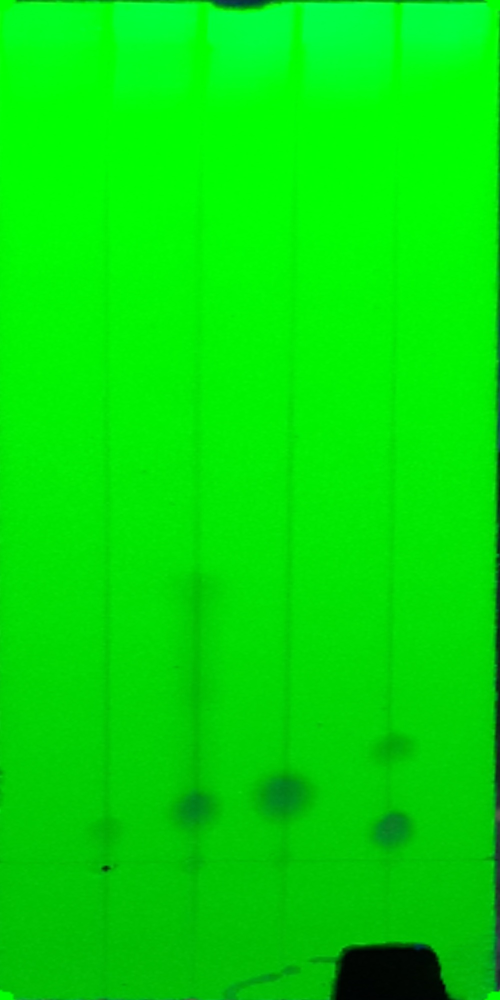
#> input picture test.jpg, 1000 x 2000 px (shown at 1/2 size)
$ python crop.py
#> lines starting #> are read from the running program, lines starting #| are printed output that depends on the picture
import cv2
import numpy as np
import os
from tkinter import Tk
from tkinter.filedialog import askdirectory


save_path = ""
save_path = "C:/Users/Asus/OneDrive - ASSOCIATION LE MAS/Analyses/Juin/22/"

SETTING_DELETE_RAW = False
SETTING_DEBUG = True
SETTING_SINGLE_FILE = False
SETTING_MULTI_FILE = True

def debug(param):
    """
    Afficher les informations de debuggage dans la console

    args:
        param (str): informations de debuggage
    """
    if SETTING_DEBUG == True:
        print(param)
        return


# DEBUG
debug(save_path)

# [43 lines left out: functions pythagore, proportions, mouse_callback, not called in this run]

# Ouvrir la boîte de dialogue pour sélectionner le dossier contenant les images
Tk().withdraw()  # Cacher la fenêtre principale Tkinter
folder_path = askdirectory(title="Sélectionner un dossier")
#> the answer given: ..

# Vérifier si le dossier existe
if not os.path.isdir(folder_path):
    print("Le dossier sélectionné n'existe pas.")
    exit()

# Liste pour stocker les chemins des images du dossier
image_paths = []

# Parcourir le dossier et récupérer les chemins des images
for filename in os.listdir(folder_path):
    file_path = os.path.join(folder_path, filename)
    if os.path.isfile(file_path) and any(file_path.lower().endswith(ext) for ext in ['.jpg', '.jpeg', '.png']):
        image_paths.append(file_path)

# Vérifier si des images ont été trouvées dans le dossier
if not image_paths:
    print("Aucune image n'a été trouvée dans le dossier sélectionné.")
    exit()

debug(len(image_paths)) # affche le nombre d'objects sélectionnés

# Parcourir les images et appliquer l'algorithme de sélection des points et de transformation
for image_path in image_paths:
    # Charger l'image
    image = cv2.imread(image_path)
#> image is the input picture: shape (2000, 1000, 3); mean B, G, R 4.9, 223.9, 1.5

    # Vérifier si l'image a été chargée correctement
    if image is None:
        print(f"Impossible de charger l'image : {image_path}")
        continue

    # Redimensionner l'image pour l'affichage (facultatif)
    scale_percent = 20  # Ajuster la valeur selon vos préférences
    width = int(image.shape[1] * scale_percent / 100)
#> width = 200
    height = int(image.shape[0] * scale_percent / 100)
#> height = 400
    image = cv2.resize(image, (width, height))
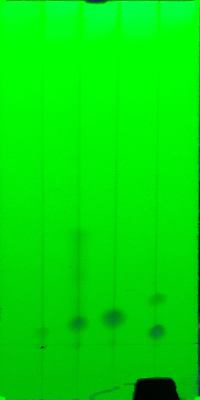
#> image: shape (400, 200, 3); mean B, G, R 4.9, 223.9, 1.5

    # Afficher l'image
    cv2.imshow("Image", image)

    # Attendre que l'utilisateur clique sur 4 points
    points = []
    cropping = False
    cv2.setMouseCallback("Image", mouse_callback)
    cv2.waitKey(0)

    # Vérifier si 4 points ont été cliqués
    if len(points) != 4:
        print(f"Veuillez sélectionner 4 points sur l'image : {image_path}")
        continue

    # Déclarer les dimensions du rectangle
    height = 2000
    width = int(height/ proportions(points))

    # Définir les coordonnées des 4 coins du rectangle de destination
    dst_points = [(0, 0), (width, 0), (width, height), (0, height)]

    # Calculer la transformation perspective
    matrix = cv2.getPerspectiveTransform(
        src=np.float32(points),
        dst=np.float32(dst_points)
    )

    # Appliquer la transformation perspective à l'image
    cropped_image = cv2.warpPerspective(image, matrix, (width, height))
    print(str(folder_path))
    print(str(filename))
    print(image_path)

    # Redimensionner et afficher l'image transformée
    width = int(cropped_image.shape[1] * scale_percent / 100)
    height = int(cropped_image.shape[0] * scale_percent / 100)
    image = cv2.resize(cropped_image, (width, height))
    cv2.imshow("Cropped Image", image)

    # Afficher l'image transformée
    while True:
        if cv2.waitKey(1000) & 0xFF == ord('\r'):
            # Supprimmer les photos brut
            if SETTING_DELETE_RAW == True:
                os.remove(image_path)
                print('deleted successfully')
            break
        if cv2.waitKey(1) & 0xFF == 27:
            break
    print('saved: ',str(save_path)+os.path.basename(image_path))
    cv2.imwrite(str(save_path)+os.path.basename(image_path), cropped_image)
    cv2.destroyAllWindows()


# Fermer toutes les fenêtres affichant les images
cv2.destroyAllWindows()
